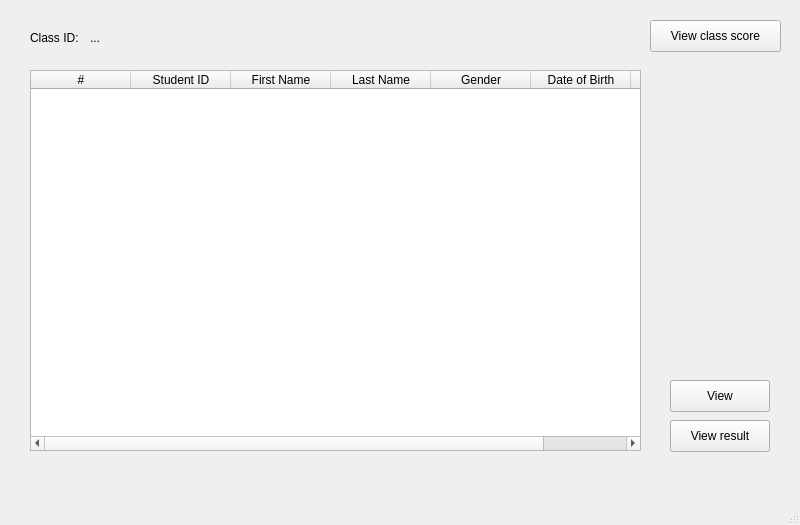
<?xml version="1.0" encoding="UTF-8"?>
<ui version="4.0">
 <class>seeClassInfo</class>
 <widget class="QMainWindow" name="seeClassInfo">
  <property name="geometry">
   <rect>
    <x>0</x>
    <y>0</y>
    <width>800</width>
    <height>525</height>
   </rect>
  </property>
  <property name="windowTitle">
   <string>MainWindow</string>
  </property>
  <widget class="QWidget" name="centralwidget">
   <widget class="QPushButton" name="updateResBtt">
    <property name="geometry">
     <rect>
      <x>670</x>
      <y>420</y>
      <width>100</width>
      <height>32</height>
     </rect>
    </property>
    <property name="text">
     <string>View result</string>
    </property>
   </widget>
   <widget class="QTableWidget" name="tableWidget">
    <property name="geometry">
     <rect>
      <x>30</x>
      <y>70</y>
      <width>611</width>
      <height>381</height>
     </rect>
    </property>
    <column>
     <property name="text">
      <string>#</string>
     </property>
    </column>
    <column>
     <property name="text">
      <string>Student ID</string>
     </property>
    </column>
    <column>
     <property name="text">
      <string>First Name</string>
     </property>
    </column>
    <column>
     <property name="text">
      <string>Last Name</string>
     </property>
    </column>
    <column>
     <property name="text">
      <string>Gender</string>
     </property>
    </column>
    <column>
     <property name="text">
      <string>Date of Birth</string>
     </property>
    </column>
    <column>
     <property name="text">
      <string>Social ID</string>
     </property>
    </column>
   </widget>
   <widget class="QPushButton" name="viewScoreBtt">
    <property name="geometry">
     <rect>
      <x>650</x>
      <y>20</y>
      <width>131</width>
      <height>32</height>
     </rect>
    </property>
    <property name="text">
     <string>View class score</string>
    </property>
   </widget>
   <widget class="QLabel" name="classIDText">
    <property name="geometry">
     <rect>
      <x>90</x>
      <y>30</y>
      <width>58</width>
      <height>16</height>
     </rect>
    </property>
    <property name="text">
     <string>...</string>
    </property>
   </widget>
   <widget class="QPushButton" name="viewBtt">
    <property name="geometry">
     <rect>
      <x>670</x>
      <y>380</y>
      <width>100</width>
      <height>32</height>
     </rect>
    </property>
    <property name="text">
     <string>View</string>
    </property>
   </widget>
   <widget class="QLabel" name="label">
    <property name="geometry">
     <rect>
      <x>30</x>
      <y>30</y>
      <width>58</width>
      <height>16</height>
     </rect>
    </property>
    <property name="text">
     <string>Class ID:</string>
    </property>
   </widget>
  </widget>
  <widget class="QMenuBar" name="menubar">
   <property name="geometry">
    <rect>
     <x>0</x>
     <y>0</y>
     <width>800</width>
     <height>24</height>
    </rect>
   </property>
  </widget>
  <widget class="QStatusBar" name="statusbar"/>
 </widget>
 <resources/>
 <connections/>
</ui>
